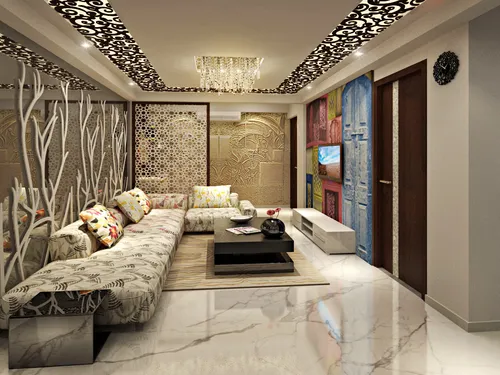
#> input picture image1.jpg, 500 x 375 px
$ python -i saliency.py   (imports and definitions only)
#> lines starting #> are read from the running program, lines starting #| are printed output that depends on the picture; after the words box and inside, x2 and y2 are one past the last pixel; in counts of white or black regions, pixels touching at a corner belong together
#> further down, picture is the input picture: shape (375, 500, 3); mean B, G, R 105.2, 126.4, 141.9
"""
Image Saliency Analysis Tool
=============================

This module provides utilities to:
- Load images from URLs or local file paths
- Compute and find the most salient point in an image using OpenCV's saliency detection

It utilizes OpenCV's `StaticSaliencyFineGrained` for visual attention modeling and determines
the most relevant region of an image based on visual contrast.

Dependencies:
- OpenCV (`cv2`)
- NumPy
- Requests
- Logging

Author: M Ibrahim
Date: 2025-05-19
"""

import cv2
import numpy as np
import tempfile
import os
import requests
import logging
import sys

# Configure logging for debug output
# [5 lines not run here, left out]


# [44 lines left out: functions load_image_from_url, load_image_from_path, not called in this run]


def find_salient_point(img: np.ndarray):
    """
    Find the most salient point (centroid of high-attention area) in an image.

    Uses OpenCV's StaticSaliencyFineGrained algorithm to calculate the saliency map,
    smooths the result, thresholds it using Otsu's method, and then finds the centroid
    of the most significant contour.

    Args:
        img (np.ndarray): Input image in BGR format.

    Returns:
        Tuple[Tuple[int, int], Tuple[int, int]]:
            - (cx, cy): Coordinates of the most salient point.
            - (width, height): Size of the original image.

    Raises:
        RuntimeError: If saliency map computation fails.
    """
    logging.info("Starting salient point detection")
    logging.debug(f"Input image shape = {img.shape}")
    h, w = img.shape[:2]
#> h = 375; w = 500

    # Step 1: Downscale image for faster saliency computation
    small = cv2.resize(img, (w // 2, h // 2))
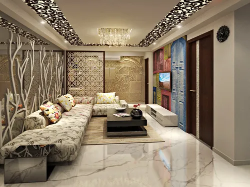
#> small: shape (187, 250, 3); mean B, G, R 105.1, 126.3, 141.8
    sal = cv2.saliency.StaticSaliencyFineGrained_create()
    try:
        ok, salmap = sal.computeSaliency(small)
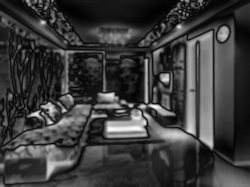
#> salmap: shape (187, 250) float32; min 0, max 1, mean 0.232
#> ok = True
    except ValueError:
        salmap = sal.computeSaliency(small)
        ok = True
    if not ok:
        raise RuntimeError("Saliency computation failed")
    salmap = (salmap * 255).astype("uint8")
    logging.debug("Saliency map successfully computed")

    # Step 2: Apply Gaussian blur to reduce noise
    salmap = cv2.GaussianBlur(salmap, (7, 7), 0)
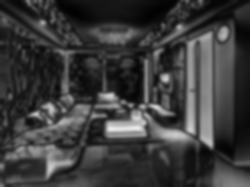
#> salmap: shape (187, 250); min 1, max 234, mean 59.2

    # Step 3: Resize saliency map to original image size and normalize
    salmap = cv2.resize(salmap, (w, h), interpolation=cv2.INTER_LINEAR)
#> salmap: shape (375, 500)
    salmap = cv2.normalize(salmap, None, 0, 255, cv2.NORM_MINMAX)

    # Step 4: Binarize using Otsu’s thresholding and remove noise
    _, th = cv2.threshold(salmap, 0, 255, cv2.THRESH_BINARY | cv2.THRESH_OTSU)
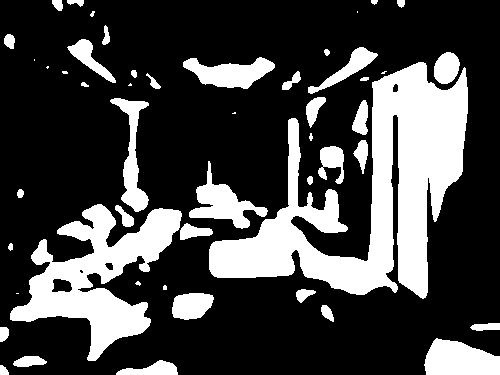
#> th: shape (375, 500); 26.6% white; 50 white regions (11 under 20 px), largest, box (x1, y1, x2, y2) and area: (209, 62, 468, 299) 24127, (10, 204, 182, 361) 10707, (424, 338, 500, 375) 2146
    kernel = cv2.getStructuringElement(cv2.MORPH_ELLIPSE, (5, 5))
    th = cv2.morphologyEx(th, cv2.MORPH_OPEN, kernel, iterations=2)
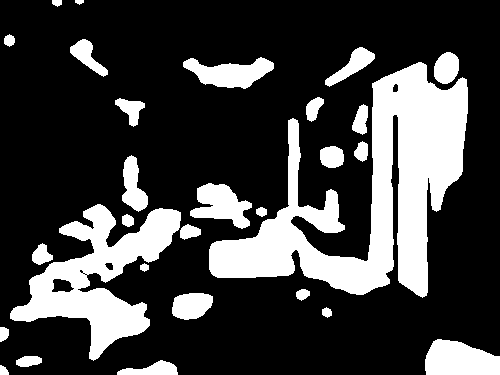
#> th: shape (375, 500); 25% white; 29 white regions

    # Step 5: Find external contours
    cnts_ret = cv2.findContours(th, cv2.RETR_EXTERNAL, cv2.CHAIN_APPROX_SIMPLE)
#> cnts_ret = 29 contours; largest, box (x1, y1, x2, y2) and area: (209, 62, 468, 298) 22978, (10, 204, 181, 361) 10017, (425, 339, 500, 375) 2043, (183, 57, 274, 89) 1571, (190, 183, 252, 229) 1510
    if len(cnts_ret) == 3:
        _, cnts, _ = cnts_ret
    else:
        cnts, _ = cnts_ret
#> cnts has the same summary as cnts_ret
    logging.debug(f"Found {len(cnts)} external contours")

    # Step 6: Determine centroid of largest contour
    if cnts:
        c = max(cnts, key=cv2.contourArea)
#> c = contour of 512 points, box (x1, y1, x2, y2) (209, 62, 468, 298), area 22978
        M = cv2.moments(c)
#> M = moments, m00 22978.5, centre m10/m00, m01/m00 = (369.3, 193.7)
        if M["m00"] != 0:
            cx = int(M["m10"] / M["m00"])
#> cx = 369
            cy = int(M["m01"] / M["m00"])
#> cy = 193
            logging.info(f"Salient point located at centroid: ({cx}, {cy})")
            return (cx, cy), (w, h)

    # Step 7: Fallback to most intense point in saliency map
    _, max_val, _, max_loc = cv2.minMaxLoc(salmap)
    logging.warning(
        f"No valid contour found. Falling back to max saliency location: {max_loc} (val={max_val})"
    )
    return max_loc, (w, h)

>>> import cv2
>>> picture = cv2.imread('../image1.jpg')
>>> result = find_salient_point(picture)
#> result = ((369, 193), (500, 375))
